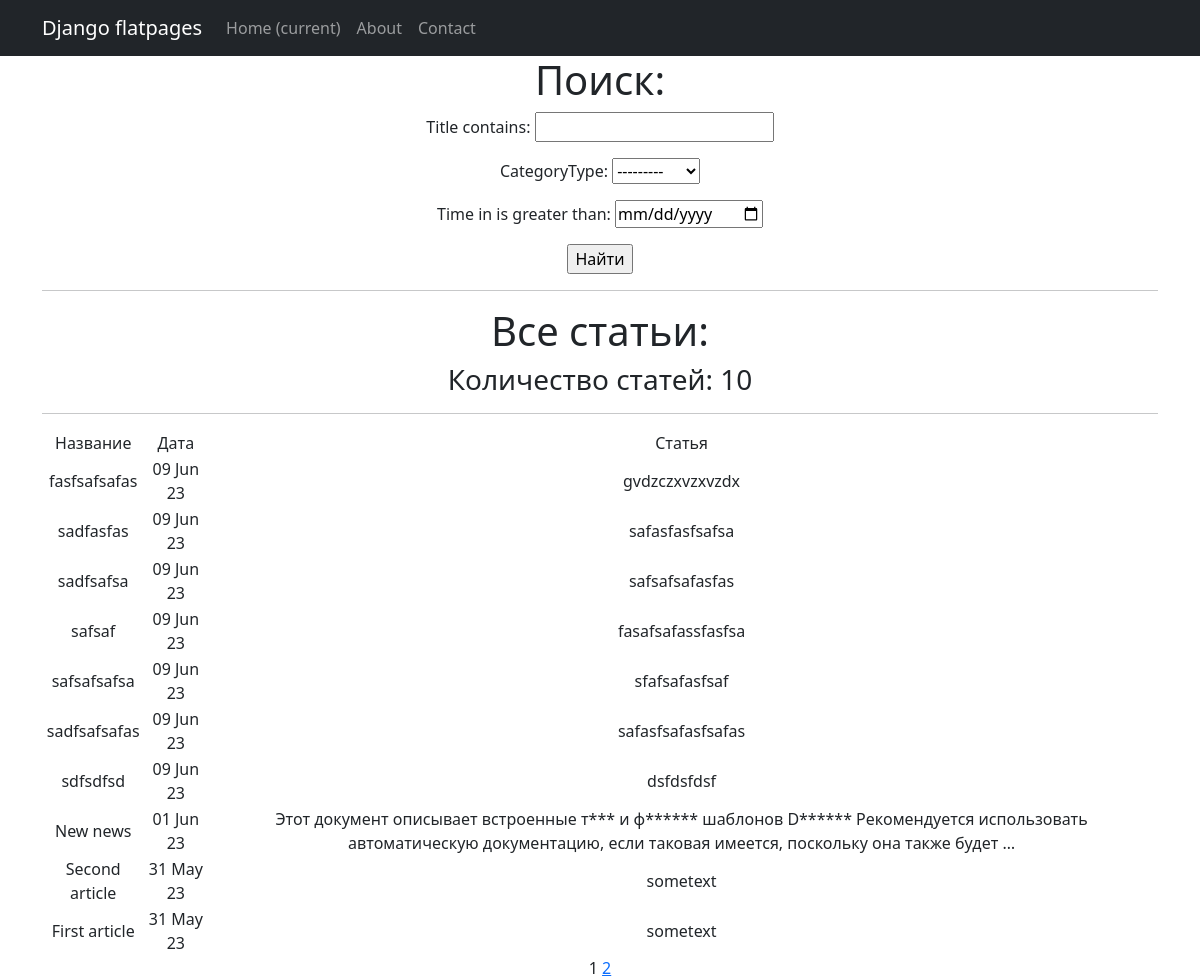
/posts/, run on the app's committed database.
### news/models.py (models this page shows, shortened)
class Post(models.Model):
    postAuthor = models.ForeignKey(Author, on_delete=models.CASCADE)
    NEWS = 'NW'
    ARTICLE = 'AR'
    CATEGORY_CHOICES = (
        (NEWS, 'Новость'),
        (ARTICLE, 'Статья'),
    )
    categoryType = models.CharField(max_length=2, choices=CATEGORY_CHOICES, default=ARTICLE)
    time_in = models.DateTimeField(auto_now_add=True)
    categories = models.ManyToManyField(Category, through='PostCategory')
    title = models.CharField(max_length=128)
    text = models.TextField()
    rating = models.FloatField(default=0)

### news/views.py (the view)
# urls.py: path('', PostsList.as_view(), name='post_list'),
class PostsList(ListView):
    model = Post
    ordering = '-time_in'
    template_name = 'posts.html'
    context_object_name = 'posts'
    paginate_by = 10
    def get_queryset(self):
        queryset = super().get_queryset()
        self.filterset = PostFilter(self.request.GET, queryset)
        return self.filterset.qs
    def get_context_data(self, **kwargs):
        context = super().get_context_data(**kwargs)
        context['time_now'] = datetime.utcnow()
        context['filterset'] = self.filterset
        return context

### news/templatetags/custom_filters.py (called while the page is built)
@register.filter()
def correct(text):
    s = ''
    for i in text.split():
        if i.lower() in INCORRECT_WORDS:
            i = i[0] + (len(i)-1)*'*'
        s += ' ' + i
    return s

### templates/posts.html (shortened to what this page needs)
{% extends 'flatpages/default.html' %}
{% load custom_filters %}
{% block content %}
    <h1>Поиск:</h1>
    <form action="" method="get">
        {{ filterset.form.as_p }}
        <input type="submit" value="Найти" />
    </form>
    <hr>
    <h1>Все статьи:</h1>
    <h3>Количество статей: {{ posts|length }}</h3>
    <hr>
    {% if posts %}
        <table>
            <tr>
                <td>Название</td>
                <td>Дата</td>
                <td>Статья</td>
            </tr>
            {% for post in posts %}
            <tr>
                <td>{{ post.title}}</td>
                <td>{{ post.time_in|date:'d M y' }}</td>
                <td>{{ post.text|correct|truncatewords:20 }}</td>
                <td>
                </td>
            </tr>
            {% endfor %}
        </table>
    {% else %}
        <h2>Товаров нет!</h2>
    {% endif %}
    {{ page_obj.number }}
    {% if page_obj.has_next %}
        <a href="?page={{ page_obj.next_page_number }}">{{ page_obj.next_page_number }}</a>
    {% endif %}
{% endblock content %}

### templates/flatpages/default.html (shortened to what this page needs)
<!DOCTYPE html>
<html lang="en">
    <head>
        {% load static %}
        <link href="{% static 'css/styles.css' %}" rel="stylesheet" />
    </head>
    <body>
        <nav class="navbar navbar-expand-lg navbar-dark bg-dark static-top">
            <div class="container">
                <a class="navbar-brand" href="#">Django flatpages</a>
                <div class="collapse navbar-collapse" id="navbarResponsive">
                    <ul class="navbar-nav ml-auto">
                        <li class="nav-item active">
                            <a class="nav-link" href="#">Home
                                <span class="sr-only">(current)</span>
                            </a>
                        </li>
                        <li class="nav-item">
                            <a class="nav-link" href="/about/">About</a>
                        </li>
                        <li class="nav-item">
                            <a class="nav-link" href="/contacts/">Contact</a>
                        </li>
                    </ul>
                </div>
            </div>
        </nav>
        <div class="container">
            <div class="row">
                <div class="col-lg-12 text-center">
                   {% block content %}{% endblock content %}
                </div>
            </div>
        </div>
    </body>
</html>

### data on the page
Post: title "fasfsafsafas", time_in "09 Jun 23", text|correct "gvdzczxvzxvzdx"
Post: title "sadfasfas", time_in "09 Jun 23", text|correct "safasfasfsafsa"
Post: title "sadfsafsa", time_in "09 Jun 23", text|correct "safsafsafasfas"
Post: title "safsaf", time_in "09 Jun 23", text|correct "fasafsafassfasfsa"
Post: title "safsafsafsa", time_in "09 Jun 23", text|correct "sfafsafasfsaf"
Post: title "sadfsafsafas", time_in "09 Jun 23", text|correct "safasfsafasfsafas"
Post: title "sdfsdfsd", time_in "09 Jun 23", text|correct "dsfdsfdsf"
Post: title "New news", time_in "01 Jun 23", text|correct "Этот документ описывает встроенные т*** и ф****** шаблонов D****** Рекомендуется использовать автоматическую документацию, если таковая имеется, поскольку она также будет …"
Post: title "Second article", time_in "31 May 23", text|correct "sometext"
Post: title "First article", time_in "31 May 23", text|correct "sometext"

### other printed values
{{ posts|length }} "10"
{{ page_obj.number }} "1"
{{ page_obj.next_page_number }} "2"
